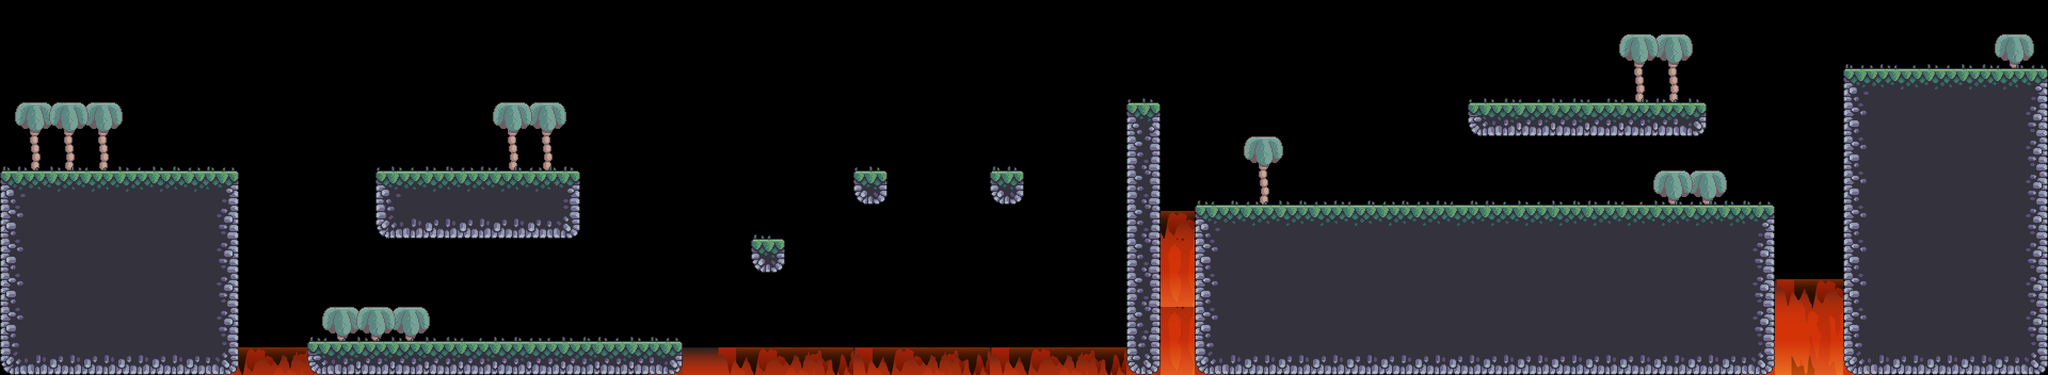

The image is a tile-based game level rendered from a .tmx file. Its description and complete source (layers, tilesets, objects, tile grids) follow:
An orthogonal 60x11 tile map with 64x64 px tiles, 5 tile layers (lava, terrain, palms, palms_1, ...), 4 tilesets.

<map version="1.8" tiledversion="1.8.4" orientation="orthogonal" renderorder="right-down" width="60" height="11" tilewidth="64" tileheight="64" infinite="0" nextlayerid="8" nextobjectid="1">
 <editorsettings>
  <export target="../0/level_0.csv" format="csv" />
 </editorsettings>
 <tileset firstgid="1" source="../tilesets/terrain_tiles.tsx" />
 <tileset firstgid="17" source="../tilesets/grass_tiles.tsx" />
 <tileset firstgid="22" source="../tilesets/bg_palm_1.tsx" />
 <tileset firstgid="26" source="../tilesets/lava.tsx" />
 <layer id="6" name="lava" width="60" height="11">
  <data encoding="csv">
0,0,0,0,0,0,0,0,0,0,0,0,0,0,0,0,0,0,0,0,0,0,0,0,0,0,0,0,0,0,0,0,0,0,0,0,0,0,0,0,0,0,0,0,0,0,0,0,0,0,0,0,0,0,0,0,0,0,0,0,
0,0,0,0,0,0,0,0,0,0,0,0,0,0,0,0,0,0,0,0,0,0,0,0,0,0,0,0,0,0,0,0,0,0,0,0,0,0,0,0,0,0,0,0,0,0,0,0,0,0,0,0,0,0,0,0,0,0,0,0,
0,0,0,0,0,0,0,0,0,0,0,0,0,0,0,0,0,0,0,0,0,0,0,0,0,0,0,0,0,0,0,0,0,0,0,0,0,0,0,0,0,0,0,0,0,0,0,0,0,0,0,0,0,0,0,0,0,0,0,0,
0,0,0,0,0,0,0,0,0,0,0,0,0,0,0,0,0,0,0,0,0,0,0,0,0,0,0,0,0,0,0,0,0,0,0,0,0,0,0,0,0,0,0,0,0,0,0,0,0,0,0,0,0,0,0,0,0,0,0,0,
0,0,0,0,0,0,0,0,0,0,0,0,0,0,0,0,0,0,0,0,0,0,0,0,0,0,0,0,0,0,0,0,0,0,0,0,0,0,0,0,0,0,0,0,0,0,0,0,0,0,0,0,0,0,0,0,0,0,0,0,
0,0,0,0,0,0,0,0,0,0,0,0,0,0,0,0,0,0,0,0,0,0,0,0,0,0,0,0,0,0,0,0,0,0,0,0,0,0,0,0,0,0,0,0,0,0,0,0,0,0,0,0,0,0,0,0,0,0,0,0,
0,0,0,0,0,0,0,0,0,0,0,0,0,0,0,0,0,0,0,0,0,0,0,0,0,0,0,0,0,0,0,0,0,0,65,0,0,0,0,0,0,0,0,0,0,0,0,0,0,0,0,0,0,0,0,0,0,0,0,0,
0,0,0,0,0,0,0,0,0,0,0,0,0,0,0,0,0,0,0,0,0,0,0,0,0,0,0,0,0,0,0,0,0,0,76,0,0,0,0,0,0,0,0,0,0,0,0,0,0,0,0,0,0,0,0,0,0,0,0,0,
0,0,0,0,0,0,0,0,0,0,0,0,0,0,0,0,0,0,0,0,0,0,0,0,0,0,0,0,0,0,0,0,0,0,85,0,0,0,0,0,0,0,0,0,0,0,0,0,0,0,0,0,64,65,0,0,0,0,0,0,
0,0,0,0,0,0,0,0,0,0,0,0,0,0,0,0,0,0,0,0,0,0,0,0,0,0,0,0,0,0,0,0,0,0,76,0,0,0,0,0,0,0,0,0,0,0,0,0,0,0,0,0,73,74,0,0,0,0,0,0,
0,0,0,0,0,0,64,65,66,67,0,0,0,0,0,0,0,0,0,64,63,64,65,66,67,64,65,66,67,64,65,66,67,64,85,64,0,0,0,0,0,0,0,0,0,0,0,0,0,0,0,72,82,83,72,0,0,0,0,0
</data>
 </layer>
 <layer id="1" name="terrain" width="60" height="11">
  <data encoding="csv">
0,0,0,0,0,0,0,0,0,0,0,0,0,0,0,0,0,0,0,0,0,0,0,0,0,0,0,0,0,0,0,0,0,0,0,0,0,0,0,0,0,0,0,0,0,0,0,0,0,0,0,0,0,0,0,0,0,0,0,0,
0,0,0,0,0,0,0,0,0,0,0,0,0,0,0,0,0,0,0,0,0,0,0,0,0,0,0,0,0,0,0,0,0,0,0,0,0,0,0,0,0,0,0,0,0,0,0,0,0,0,0,0,0,0,0,0,0,0,0,0,
0,0,0,0,0,0,0,0,0,0,0,0,0,0,0,0,0,0,0,0,0,0,0,0,0,0,0,0,0,0,0,0,0,0,0,0,0,0,0,0,0,0,0,0,0,0,0,0,0,0,0,0,0,0,1,2,2,2,2,3,
0,0,0,0,0,0,0,0,0,0,0,0,0,0,0,0,0,0,0,0,0,0,0,0,0,0,0,0,0,0,0,0,0,4,0,0,0,0,0,0,0,0,0,13,14,14,14,14,14,15,0,0,0,0,5,6,6,6,6,7,
0,0,0,0,0,0,0,0,0,0,0,0,0,0,0,0,0,0,0,0,0,0,0,0,0,0,0,0,0,0,0,0,0,8,0,0,0,0,0,0,0,0,0,0,0,0,0,0,0,0,0,0,0,0,5,6,6,6,6,7,
1,2,2,2,2,2,3,0,0,0,0,1,2,2,2,2,3,0,0,0,0,0,0,0,0,16,0,0,0,16,0,0,0,8,0,0,0,0,0,0,0,0,0,0,0,0,0,0,0,0,0,0,0,0,5,6,6,6,6,7,
5,6,6,6,6,6,7,0,0,0,0,9,10,10,10,10,11,0,0,0,0,0,0,0,0,0,0,0,0,0,0,0,0,8,0,1,2,2,2,2,2,2,2,2,2,2,2,2,2,2,2,3,0,0,5,6,6,6,6,7,
5,6,6,6,6,6,7,0,0,0,0,0,0,0,0,0,0,0,0,0,0,0,16,0,0,0,0,0,0,0,0,0,0,8,0,5,6,6,6,6,6,6,6,6,6,6,6,6,6,6,6,7,0,0,5,6,6,6,6,7,
5,6,6,6,6,6,7,0,0,0,0,0,0,0,0,0,0,0,0,0,0,0,0,0,0,0,0,0,0,0,0,0,0,8,0,5,6,6,6,6,6,6,6,6,6,6,6,6,6,6,6,7,0,0,5,6,6,6,6,7,
5,6,6,6,6,6,7,0,0,0,0,0,0,0,0,0,0,0,0,0,0,0,0,0,0,0,0,0,0,0,0,0,0,8,0,5,6,6,6,6,6,6,6,6,6,6,6,6,6,6,6,7,0,0,5,6,6,6,6,7,
9,10,10,10,10,10,11,0,0,13,14,14,14,14,14,14,14,14,14,15,0,0,0,0,0,0,0,0,0,0,0,0,0,12,0,9,10,10,10,10,10,10,10,10,10,10,10,10,10,10,10,11,0,0,9,10,10,10,10,11
</data>
 </layer>
 <layer id="4" name="palms" width="60" height="11">
  <data encoding="csv">
0,0,0,0,0,0,0,0,0,0,0,0,0,0,0,0,0,0,0,0,0,0,0,0,0,0,0,0,0,0,0,0,0,0,0,0,0,0,0,0,0,0,0,0,0,0,0,0,0,0,0,0,0,0,0,0,0,0,0,0,
0,0,0,0,0,0,0,0,0,0,0,0,0,0,0,0,0,0,0,0,0,0,0,0,0,0,0,0,0,0,0,0,0,0,0,0,0,0,0,0,0,0,0,0,0,0,0,0,22,23,0,0,0,0,0,0,0,0,0,0,
0,0,0,0,0,0,0,0,0,0,0,0,0,0,0,0,0,0,0,0,0,0,0,0,0,0,0,0,0,0,0,0,0,0,0,0,0,0,0,0,0,0,0,0,0,0,0,0,24,25,0,0,0,0,0,0,0,0,0,0,
22,23,22,23,0,0,0,0,0,0,0,0,0,0,0,22,23,0,0,0,0,0,0,0,0,0,0,0,0,0,0,0,0,0,0,0,0,0,0,0,0,0,0,0,0,0,0,0,0,0,0,0,0,0,0,0,0,0,0,0,
24,25,24,25,0,0,0,0,0,0,0,0,0,0,0,24,25,0,0,0,0,0,0,0,0,0,0,0,0,0,0,0,0,0,0,0,0,0,0,0,0,0,0,0,0,0,0,0,0,0,0,0,0,0,0,0,0,0,0,0,
0,0,0,0,0,0,0,0,0,0,0,0,0,0,0,0,0,0,0,0,0,0,0,0,0,0,0,0,0,0,0,0,0,0,0,0,0,0,0,0,0,0,0,0,0,0,0,0,0,22,23,0,0,0,0,0,0,0,0,0,
0,0,0,0,0,0,0,0,0,0,0,0,0,0,0,0,0,0,0,0,0,0,0,0,0,0,0,0,0,0,0,0,0,0,0,0,0,0,0,0,0,0,0,0,0,0,0,0,0,0,0,0,0,0,0,0,0,0,0,0,
0,0,0,0,0,0,0,0,0,0,0,0,0,0,0,0,0,0,0,0,0,0,0,0,0,0,0,0,0,0,0,0,0,0,0,0,0,0,0,0,0,0,0,0,0,0,0,0,0,0,0,0,0,0,0,0,0,0,0,0,
0,0,0,0,0,0,0,0,0,0,0,0,0,0,0,0,0,0,0,0,0,0,0,0,0,0,0,0,0,0,0,0,0,0,0,0,0,0,0,0,0,0,0,0,0,0,0,0,0,0,0,0,0,0,0,0,0,0,0,0,
0,0,0,0,0,0,0,0,0,22,23,22,23,0,0,0,0,0,0,0,0,0,0,0,0,0,0,0,0,0,0,0,0,0,0,0,0,0,0,0,0,0,0,0,0,0,0,0,0,0,0,0,0,0,0,0,0,0,0,0,
0,0,0,0,0,0,0,0,0,0,0,0,0,0,0,0,0,0,0,0,0,0,0,0,0,0,0,0,0,0,0,0,0,0,0,0,0,0,0,0,0,0,0,0,0,0,0,0,0,0,0,0,0,0,0,0,0,0,0,0
</data>
 </layer>
 <layer id="5" name="palms_1" width="60" height="11">
  <data encoding="csv">
0,0,0,0,0,0,0,0,0,0,0,0,0,0,0,0,0,0,0,0,0,0,0,0,0,0,0,0,0,0,0,0,0,0,0,0,0,0,0,0,0,0,0,0,0,0,0,0,0,0,0,0,0,0,0,0,0,0,0,0,
0,0,0,0,0,0,0,0,0,0,0,0,0,0,0,0,0,0,0,0,0,0,0,0,0,0,0,0,0,0,0,0,0,0,0,0,0,0,0,0,0,0,0,0,0,0,0,22,23,0,0,0,0,0,0,0,0,0,22,23,
0,0,0,0,0,0,0,0,0,0,0,0,0,0,0,0,0,0,0,0,0,0,0,0,0,0,0,0,0,0,0,0,0,0,0,0,0,0,0,0,0,0,0,0,0,0,0,24,25,0,0,0,0,0,0,0,0,0,0,0,
0,22,23,0,0,0,0,0,0,0,0,0,0,0,22,23,0,0,0,0,0,0,0,0,0,0,0,0,0,0,0,0,0,0,0,0,0,0,0,0,0,0,0,0,0,0,0,0,0,0,0,0,0,0,0,0,0,0,0,0,
0,24,25,0,0,0,0,0,0,0,0,0,0,0,24,25,0,0,0,0,0,0,0,0,0,0,0,0,0,0,0,0,0,0,0,0,22,23,0,0,0,0,0,0,0,0,0,0,0,0,0,0,0,0,0,0,0,0,0,0,
0,0,0,0,0,0,0,0,0,0,0,0,0,0,0,0,0,0,0,0,0,0,0,0,0,0,0,0,0,0,0,0,0,0,0,0,24,25,0,0,0,0,0,0,0,0,0,0,22,23,0,0,0,0,0,0,0,0,0,0,
0,0,0,0,0,0,0,0,0,0,0,0,0,0,0,0,0,0,0,0,0,0,0,0,0,0,0,0,0,0,0,0,0,0,0,0,0,0,0,0,0,0,0,0,0,0,0,0,0,0,0,0,0,0,0,0,0,0,0,0,
0,0,0,0,0,0,0,0,0,0,0,0,0,0,0,0,0,0,0,0,0,0,0,0,0,0,0,0,0,0,0,0,0,0,0,0,0,0,0,0,0,0,0,0,0,0,0,0,0,0,0,0,0,0,0,0,0,0,0,0,
0,0,0,0,0,0,0,0,0,0,0,0,0,0,0,0,0,0,0,0,0,0,0,0,0,0,0,0,0,0,0,0,0,0,0,0,0,0,0,0,0,0,0,0,0,0,0,0,0,0,0,0,0,0,0,0,0,0,0,0,
0,0,0,0,0,0,0,0,0,0,22,23,0,0,0,0,0,0,0,0,0,0,0,0,0,0,0,0,0,0,0,0,0,0,0,0,0,0,0,0,0,0,0,0,0,0,0,0,0,0,0,0,0,0,0,0,0,0,0,0,
0,0,0,0,0,0,0,0,0,0,0,0,0,0,0,0,0,0,0,0,0,0,0,0,0,0,0,0,0,0,0,0,0,0,0,0,0,0,0,0,0,0,0,0,0,0,0,0,0,0,0,0,0,0,0,0,0,0,0,0
</data>
 </layer>
 <layer id="2" name="grass" width="60" height="11">
  <data encoding="csv">
0,0,0,0,0,0,0,0,0,0,0,0,0,0,0,0,0,0,0,0,0,0,0,0,0,0,0,0,0,0,0,0,0,0,0,0,0,0,0,0,0,0,0,0,0,0,0,0,0,0,0,0,0,0,0,0,0,0,0,0,
0,0,0,0,0,0,0,0,0,0,0,0,0,0,0,0,0,0,0,0,0,0,0,0,0,0,0,0,0,0,0,0,0,0,0,0,0,0,0,0,0,0,0,0,0,0,0,0,0,0,0,0,0,0,18,20,17,17,20,18,
0,0,0,0,0,0,0,0,0,0,0,0,0,0,0,0,0,0,0,0,0,0,0,0,0,0,0,0,0,0,0,0,0,17,0,0,0,0,0,0,0,0,0,17,20,17,20,20,19,17,0,0,0,0,0,0,0,0,0,0,
0,0,0,0,0,0,0,0,0,0,0,0,0,0,0,0,0,0,0,0,0,0,0,0,0,0,0,0,0,0,0,0,0,0,0,0,0,0,0,0,0,0,0,0,0,0,0,0,0,0,0,0,0,0,0,0,0,0,0,0,
19,17,20,17,17,18,18,0,0,0,0,17,17,18,20,18,19,0,0,0,0,0,0,0,0,17,0,0,0,19,0,0,0,0,0,0,0,0,0,0,0,0,0,0,0,0,0,0,0,0,0,0,0,0,0,0,0,0,0,0,
0,0,0,0,0,0,0,0,0,0,0,0,0,0,0,0,0,0,0,0,0,0,0,0,0,0,0,0,0,0,0,0,0,0,0,20,18,17,18,20,18,18,20,19,17,17,19,20,17,18,19,18,0,0,0,0,0,0,0,0,
0,0,0,0,0,0,0,0,0,0,0,0,0,0,0,0,0,0,0,0,0,0,20,0,0,0,0,0,0,0,0,0,0,0,0,0,0,0,0,0,0,0,0,0,0,0,0,0,0,0,0,0,0,0,0,0,0,0,0,0,
0,0,0,0,0,0,0,0,0,0,0,0,0,0,0,0,0,0,0,0,0,0,0,0,0,0,0,0,0,0,0,0,0,0,0,0,0,0,0,0,0,0,0,0,0,0,0,0,0,0,0,0,0,0,0,0,0,0,0,0,
0,0,0,0,0,0,0,0,0,0,0,0,0,0,0,0,0,0,0,0,0,0,0,0,0,0,0,0,0,0,0,0,0,0,0,0,0,0,0,0,0,0,0,0,0,0,0,0,0,0,0,0,0,0,0,0,0,0,0,0,
0,0,0,0,0,0,0,0,0,20,17,17,17,20,17,18,17,19,17,18,0,0,0,0,0,0,0,0,0,0,0,0,0,0,0,0,0,0,0,0,0,0,0,0,0,0,0,0,0,0,0,0,0,0,0,0,0,0,0,0,
0,0,0,0,0,0,0,0,0,0,0,0,0,0,0,0,0,0,0,0,0,0,0,0,0,0,0,0,0,0,0,0,0,0,0,0,0,0,0,0,0,0,0,0,0,0,0,0,0,0,0,0,0,0,0,0,0,0,0,0
</data>
 </layer>
</map>
